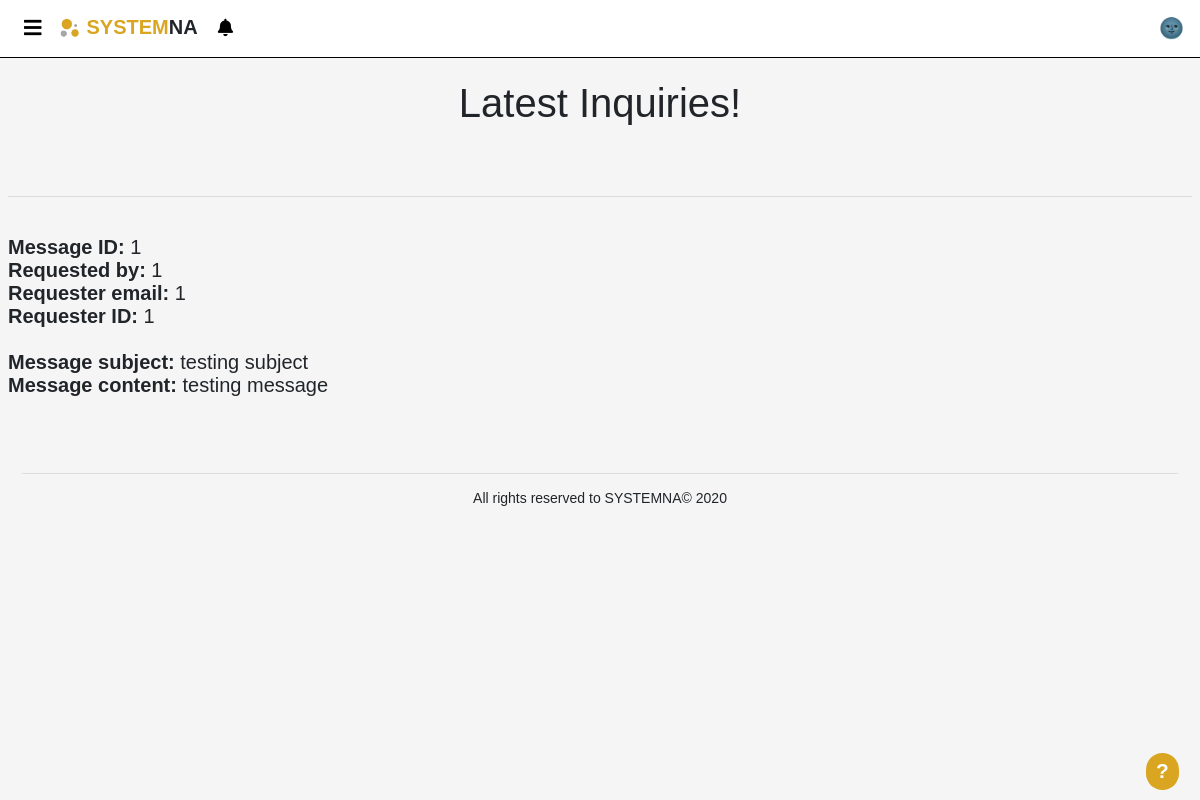
The app's page /pages/inquiries.php (signed in) with its own data.
### tables this page shows
CREATE TABLE `inquiries` (
  `id` int(11) NOT NULL,
  `subject` text NOT NULL,
  `message` text NOT NULL,
  `requester_name` varchar(250) NOT NULL,
  `requester_email` varchar(250) NOT NULL,
  `requester_id` int(11) NOT NULL
);

### DB/Database.php (called while the page is built, shortened)
<?php
class Database
{
    private $host = 'localhost';
    private $user = 'root';
    private $pass = '';
    private $dbName = 'hr_system';
    private $dbh;
    private $stmt;
    public function __construct()
    {
        $dsn = "mysql:host=".$this->host.";dbname=".$this->dbName;
        $options = array(
            PDO::ATTR_PERSISTENT => true,
            PDO::ATTR_ERRMODE => PDO::ERRMODE_EXCEPTION
        );
        try
        {
            $this->dbh = new PDO($dsn,$this->user,$this->pass,$options);
        }catch(PDOException $e)
        {
            echo "<br><div style='text-align: center;'>ERROR! Please try again later</div>";
            $_SESSION['error'] = 'error in DB';
            error_log("error in DB page");
            exit;
        }
    }
    public function query($sql)
    {
        $this->stmt = $this->dbh->prepare($sql);
    }
    public function execute()
    {
        return $this->stmt->execute();
    }
    public function getdata()
    {
        $this->execute();
        return $this->stmt->fetchAll(PDO::FETCH_OBJ);
    }
    public function numRows()
    {
        return $this->stmt->rowCount();
    }
}
?>

### pages/inquiries.php (the view, shortened to what this page needs)
<?php
include "../template/header.php";
?>
<div>
	<?php
    try {
        $sql = " SELECT * FROM inquiries ";
        $DB->query($sql);
        $DB->execute();
        echo "<br>
        <h1 style='text-align: center;'>Latest Inquiries!</h1>
        <br><br>" ;
        for($i=$DB->numRows(); $i>0; --$i){
            $x=$DB->getdata();
            echo "<hr><br>" . "<b>Message ID: </b>" . $x[$i-1]->id . "<br><b>Requested by: </b>" . $x[$i-1]->requester_name . "<br><b>Requester email: </b>" . $x[$i-1]->requester_email . "<br><b>Requester ID: </b>" . $x[$i-1]->requester_id . "<br><br>" . "<b>Message subject: </b>" . $x[$i-1]->subject . "<br><b>Message content: </b>" . $x[$i-1]->message . "<br>";
            echo "<br><br>";
        }
    } catch (Exception $e) {
        echo "<br><div class='alert alert-danger' style='text-align: center;'>ERROR! Please try again later</div>";
        error_log("Error while getting inquiries");
    }
    ?>
</div>
<?php include "../template/footer.php";  ?>

### css/style.css (style rules this page uses)
* { margin: 0px; font-family: sans-serif; }

### css/popup.css (style rules this page uses)
.popup-notification .popup-close:hover , { color:gold; }

### template/help.php (style rules this page uses)
* { line-height: normal !important; }

### records on screen
inquiries: id "1", requester_name "1", requester_email "1", requester "1", subject "testing subject", message "testing message"
